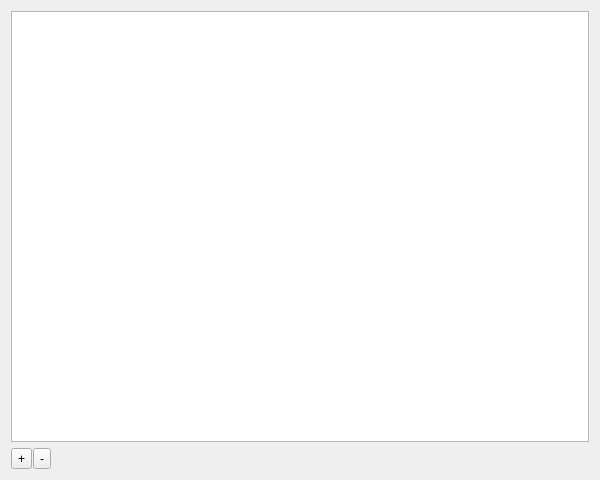
<?xml version="1.0" encoding="UTF-8"?>
<ui version="4.0">
 <class>ObjectInspectorForm</class>
 <widget class="QWidget" name="ObjectInspectorForm">
  <property name="geometry">
   <rect>
    <x>0</x>
    <y>0</y>
    <width>600</width>
    <height>480</height>
   </rect>
  </property>
  <property name="windowTitle">
   <string>Object Inspector</string>
  </property>
  <layout class="QVBoxLayout" name="verticalLayout">
   <item>
    <widget class="QTreeView" name="treeView">
     <property name="alternatingRowColors">
      <bool>true</bool>
     </property>
     <property name="uniformRowHeights">
      <bool>true</bool>
     </property>
     <property name="allColumnsShowFocus">
      <bool>true</bool>
     </property>
    </widget>
   </item>
   <item>
    <layout class="QHBoxLayout" name="horizontalLayout">
     <property name="spacing">
      <number>1</number>
     </property>
     <item>
      <widget class="QToolButton" name="addAttributeButton">
       <property name="text">
        <string>+</string>
       </property>
      </widget>
     </item>
     <item>
      <widget class="QToolButton" name="removeAttributeButton">
       <property name="text">
        <string>-</string>
       </property>
      </widget>
     </item>
     <item>
      <spacer name="horizontalSpacer">
       <property name="orientation">
        <enum>Qt::Horizontal</enum>
       </property>
       <property name="sizeHint" stdset="0">
        <size>
         <width>40</width>
         <height>20</height>
        </size>
       </property>
      </spacer>
     </item>
    </layout>
   </item>
  </layout>
 </widget>
 <resources/>
 <connections/>
</ui>
